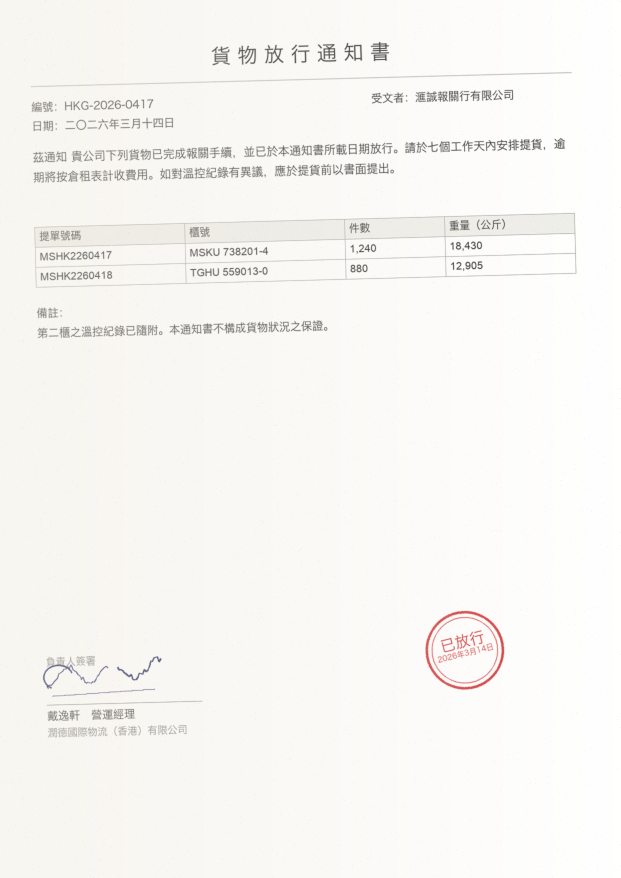
#> input picture samples/scan_notice_zh.png, 1241 x 1755 px (shown at 1/2 size)
$ python -i make_samples.py   (imports and definitions only)
#> lines starting #> are read from the running program, lines starting #| are printed output that depends on the picture
#> further down, picture is the input picture: PIL image 1241x1755 RGB; mean R, G, B 247.9, 246.2, 243.3
#!/usr/bin/env python3
"""Draw the sample pack: `uv run samples/make_samples.py`

Every page here is **drawn from scratch**, not taken from the web. That is on purpose:

* a document found online carries someone's copyright and, worse, someone's real names, and this
  repo is public;
* a drawn page has a known ground truth, so "did the model read it right?" has an answer;
* it is reproducible — run this file and get the same pages back.

Every name, number, address and reference below is invented. None of them belongs to a real
person, firm, school or authority, and none is reused from anywhere.

Between them the pages cover the document types worth testing — a legal instrument, a government
permit, a school transcript, a commercial invoice, a Chinese-language notice — and the features
worth testing: body text, headings, numbered clauses, real tables, a figure the model should mark
as a picture, boxed callouts, drawn logos and crests, handwritten signatures, embossed and inked
seals, a near-blank divider page, Traditional Chinese, and two of the pages again as bad phone
photos: skewed, noisy, lit from one side.
"""

from __future__ import annotations

import json
import math
import random
from pathlib import Path

from PIL import Image, ImageDraw, ImageFilter, ImageFont

HERE = Path(__file__).parent
TRUTH_DIR = HERE / "truth"

#: What is on the page being drawn, filled in as it is drawn: one entry per line of text and one
#: per graphic. This is the whole reason to draw the samples rather than download them — it is the
#: answer key the bench scores a model against. Boxes are 0-1000 normalised, like the model's own.
TRUTH: list[dict] = []

W, H = 1241, 1755                        # A4 at 150 dpi, matching the bench's default render
INK, GREY, RED, BLUE = (26, 26, 26), (110, 110, 110), (178, 34, 34), (30, 60, 140)
GREEN, GOLD = (24, 92, 60), (150, 118, 20)

FONTS = {
    "serif": ["/System/Library/Fonts/Supplemental/Times New Roman.ttf"],
    "serif_bold": ["/System/Library/Fonts/Supplemental/Times New Roman Bold.ttf"],
    "sans": ["/System/Library/Fonts/Supplemental/Arial.ttf"],
    "sans_bold": ["/System/Library/Fonts/Supplemental/Arial Bold.ttf"],
    "mono": ["/System/Library/Fonts/Menlo.ttc", "/System/Library/Fonts/Courier.ttc"],
    "cjk": ["/System/Library/Fonts/Hiragino Sans GB.ttc",
            "/System/Library/Fonts/Supplemental/Arial Unicode.ttf"],
}


# [12 lines left out: functions note, font, not called in this run]


def page() -> tuple[Image.Image, ImageDraw.ImageDraw]:
    im = Image.new("RGB", (W, H), "white")
    return im, ImageDraw.Draw(im)


# [460 lines left out: functions text, centred, paragraph, table, signature, signature_block and 14 more, not called in this run]


# ---------------------------------------------------------------------------- lighting
def as_scan(im: Image.Image, seed=7) -> Image.Image:
    """The same page as a phone photo: lit from one side, slightly crooked, noisy, soft.

    Real documents arrive like this far more often than they arrive as clean renders, and this is
    where an OCR model either holds up or does not.
    """
#> called with seed = 7
    rng = random.Random(seed)
    out = im.rotate(rng.uniform(-1.6, 1.6), resample=Image.BICUBIC, fillcolor="white")
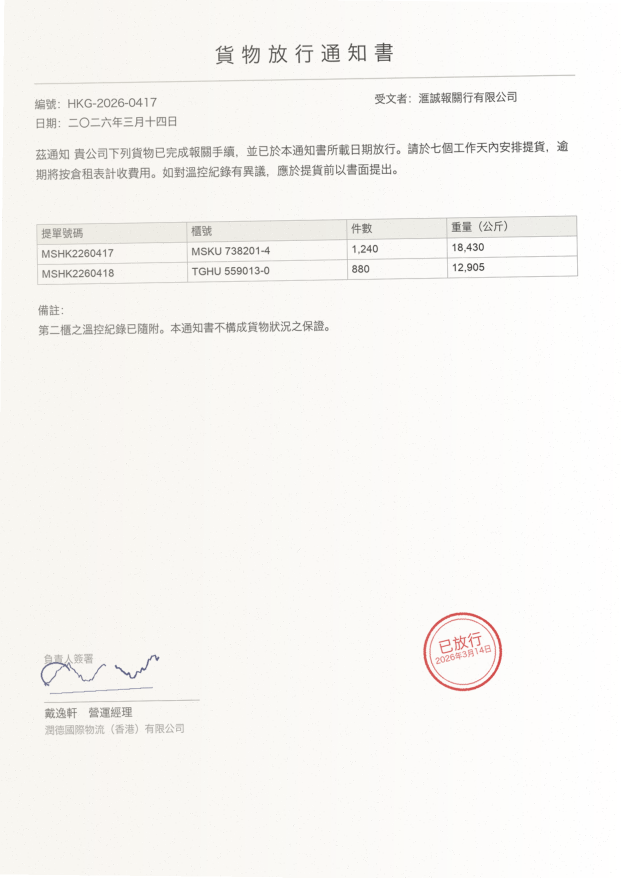
#> out: PIL image 1241x1755 RGB (shown at 1/2 size); mean R, G, B 247.8, 246.1, 243.2

    light = Image.new("L", out.size)
#> light: PIL image 1241x1755 L; every value is 0
    d = ImageDraw.Draw(light)
    for x in range(0, out.width, 8):                      # a soft gradient across the page
        d.rectangle([x, 0, x + 8, out.height], fill=int(150 + 105 * (x / out.width) ** 1.4))
    light = light.filter(ImageFilter.GaussianBlur(60))
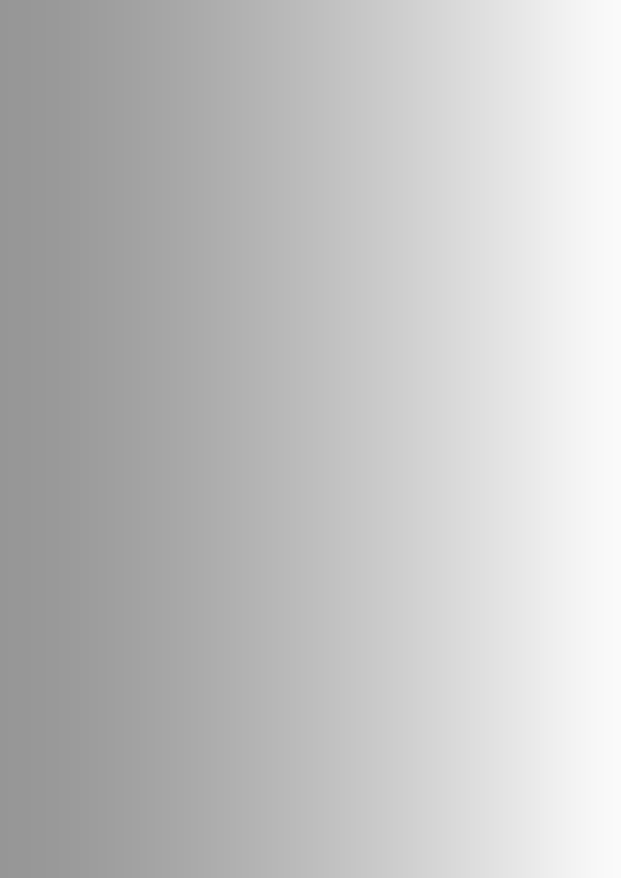
#> light: PIL image 1241x1755 L (shown at 1/2 size); min 150, max 250, mean 193
    out = Image.composite(out, Image.new("RGB", out.size, (238, 232, 220)), light)

    out = out.filter(ImageFilter.GaussianBlur(0.6))
    pixels = out.load()
    for _ in range(int(out.width * out.height * 0.012)):  # sensor noise
        x, y = rng.randrange(out.width), rng.randrange(out.height)
        r, g, b = pixels[x, y]
        n = rng.randint(-34, 34)
        pixels[x, y] = (max(0, min(255, r + n)), max(0, min(255, g + n)), max(0, min(255, b + n)))
#> this loop made 26135 passes
#> (r, g, b) on passes 1 to 3: (245, 242, 235), (244, 241, 233), (244, 241, 234)
    return out


SAMPLES = [
    ("legal_deed.pdf", [deed_page_one, deed_page_two, deed_divider],
     "Legal — deed, numbered clauses, schedule table, three signatures, "
     "an inked and an embossed seal, then a near-blank exhibit divider"),
    ("gov_permit.pdf", [permit],
     "Government — premises licence, crest, hours table, conditions box, "
     "figure, barcode, council seal"),
    ("school_transcript.pdf", [transcript],
     "School — transcript, grade table, tutor's remarks, two signatures, embossed seal"),
    ("commercial_invoice.pdf", [invoice],
     "Commercial — invoice, logo, line-item table, totals, barcode, PAID chop"),
    ("notice_zh.pdf", [chinese_notice],
     "Traditional Chinese — release notice, table, signature, chop"),
    ("scan_permit.png", [lambda: as_scan(permit(), seed=7)],
     "Poor lighting — the permit as a phone photo: skewed, noisy, lit from one side"),
    ("scan_notice_zh.png", [lambda: as_scan(chinese_notice(), seed=15)],
     "Poor lighting — the Chinese notice as a phone photo"),
]


# [23 lines left out: function main, not called in this run]


# [2 lines not run here, left out]

>>> from PIL import Image
>>> picture = Image.open('scan_notice_zh.png')
>>> result = as_scan(picture)

$ run again, on samples/scan_permit.png
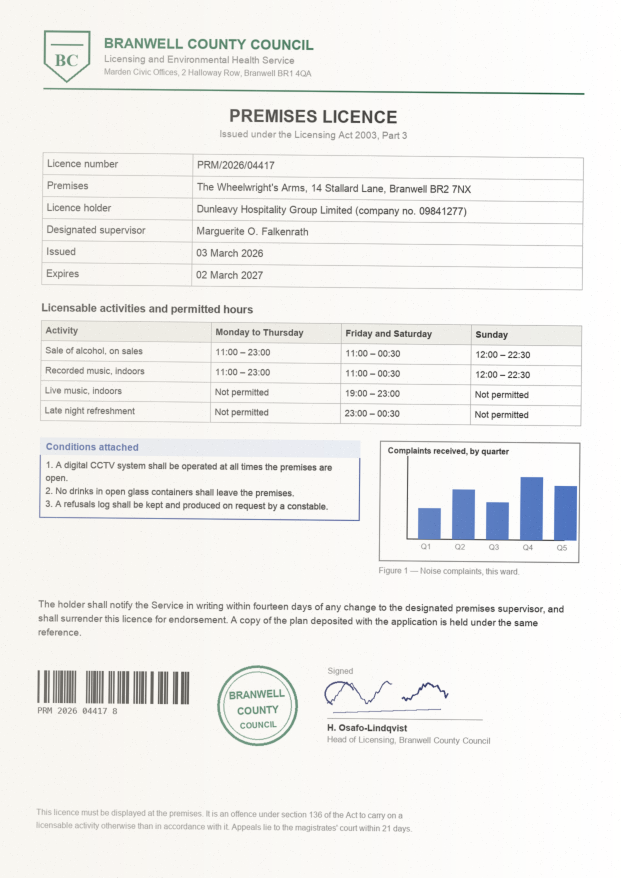
#> input picture samples/scan_permit.png, 1241 x 1755 px (shown at 1/2 size)
#> picture is the input picture: PIL image 1241x1755 RGB; mean R, G, B 241.4, 240.7, 238.5
#> in as_scan, `out = im.rotate(rng.uniform(-1.6, 1.6), resample=Image.BICUBIC, fillco..`:
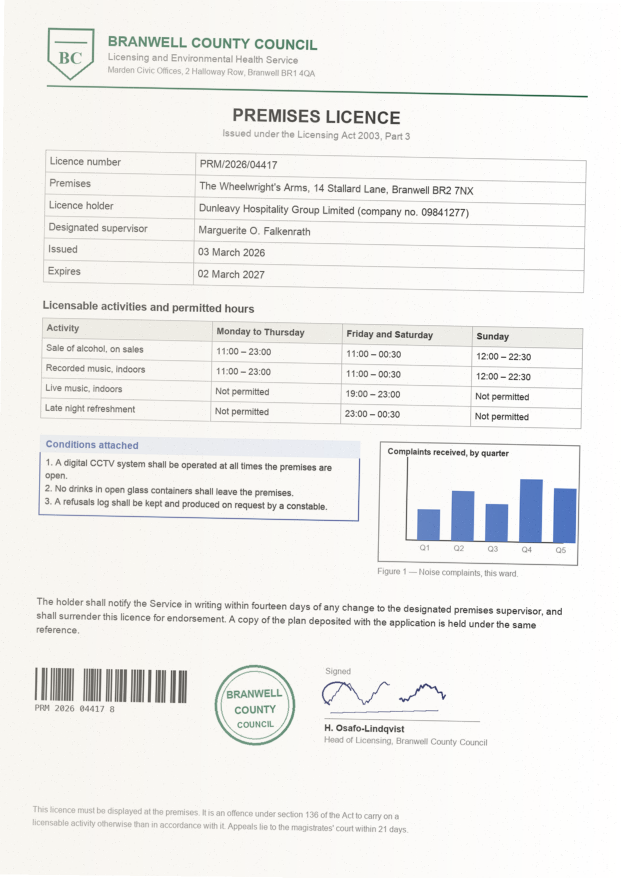
#> out: PIL image 1241x1755 RGB (shown at 1/2 size); mean R, G, B 241.3, 240.6, 238.3
#> in as_scan, `out = out.filter(ImageFilter.GaussianBlur(0.6))`:
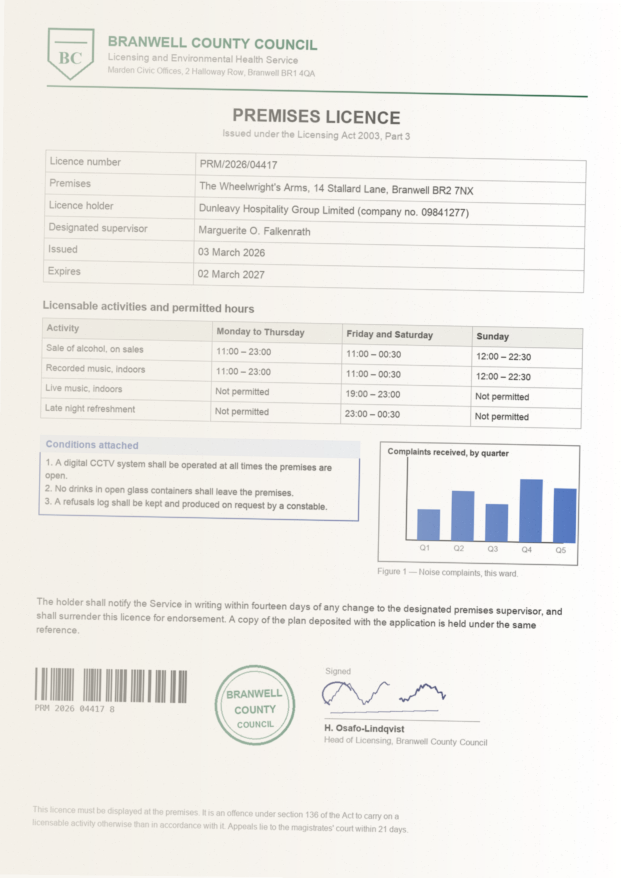
#> out: PIL image 1241x1755 RGB (shown at 1/2 size); mean R, G, B 240.8, 238.9, 234.6
#> the loop in as_scan, `for _ in range(int(out.width * out.height * 0.012)):` made 26135 passes
#> (r, g, b) on passes 1 to 3: (245, 242, 235), (240, 236, 228), (244, 241, 234)
